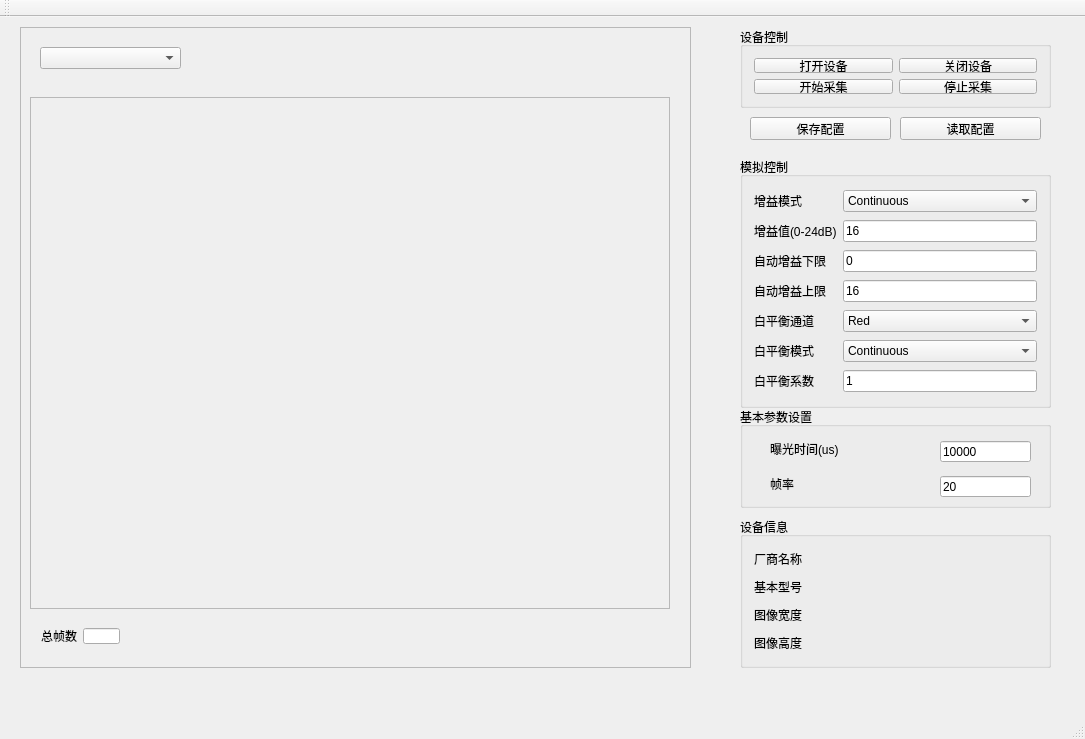
<?xml version="1.0" encoding="UTF-8"?>
<ui version="4.0">
 <class>qt_MerClass</class>
 <widget class="QMainWindow" name="qt_MerClass">
  <property name="geometry">
   <rect>
    <x>0</x>
    <y>0</y>
    <width>1085</width>
    <height>739</height>
   </rect>
  </property>
  <property name="windowTitle">
   <string>DH_MER</string>
  </property>
  <widget class="QWidget" name="centralWidget">
   <widget class="QFrame" name="frame">
    <property name="geometry">
     <rect>
      <x>20</x>
      <y>10</y>
      <width>671</width>
      <height>641</height>
     </rect>
    </property>
    <property name="frameShape">
     <enum>QFrame::StyledPanel</enum>
    </property>
    <property name="frameShadow">
     <enum>QFrame::Raised</enum>
    </property>
    <property name="lineWidth">
     <number>1</number>
    </property>
    <widget class="QLabel" name="label_Img">
     <property name="geometry">
      <rect>
       <x>10</x>
       <y>70</y>
       <width>640</width>
       <height>512</height>
      </rect>
     </property>
     <property name="autoFillBackground">
      <bool>true</bool>
     </property>
     <property name="frameShape">
      <enum>QFrame::StyledPanel</enum>
     </property>
     <property name="frameShadow">
      <enum>QFrame::Plain</enum>
     </property>
     <property name="text">
      <string/>
     </property>
     <property name="textFormat">
      <enum>Qt::PlainText</enum>
     </property>
     <property name="scaledContents">
      <bool>true</bool>
     </property>
     <property name="alignment">
      <set>Qt::AlignCenter</set>
     </property>
    </widget>
    <widget class="QWidget" name="widget" native="true">
     <property name="geometry">
      <rect>
       <x>10</x>
       <y>590</y>
       <width>101</width>
       <height>38</height>
      </rect>
     </property>
     <layout class="QGridLayout" name="gridLayout_4">
      <item row="0" column="0">
       <widget class="QLabel" name="label_14">
        <property name="text">
         <string>总帧数</string>
        </property>
       </widget>
      </item>
      <item row="0" column="1">
       <widget class="QLineEdit" name="frameID">
        <property name="text">
         <string/>
        </property>
        <property name="readOnly">
         <bool>true</bool>
        </property>
       </widget>
      </item>
     </layout>
    </widget>
    <widget class="QComboBox" name="snList">
     <property name="geometry">
      <rect>
       <x>20</x>
       <y>20</y>
       <width>141</width>
       <height>22</height>
      </rect>
     </property>
    </widget>
   </widget>
   <widget class="QGroupBox" name="groupBox">
    <property name="geometry">
     <rect>
      <x>740</x>
      <y>10</y>
      <width>311</width>
      <height>81</height>
     </rect>
    </property>
    <property name="title">
     <string>设备控制</string>
    </property>
    <layout class="QGridLayout" name="gridLayout_3">
     <item row="0" column="0">
      <widget class="QPushButton" name="openDevice">
       <property name="text">
        <string>打开设备</string>
       </property>
      </widget>
     </item>
     <item row="0" column="1">
      <widget class="QPushButton" name="closeDevice">
       <property name="text">
        <string>关闭设备</string>
       </property>
      </widget>
     </item>
     <item row="1" column="0">
      <widget class="QPushButton" name="startCapture">
       <property name="text">
        <string>开始采集</string>
       </property>
      </widget>
     </item>
     <item row="1" column="1">
      <widget class="QPushButton" name="stopCapture">
       <property name="text">
        <string>停止采集</string>
       </property>
      </widget>
     </item>
    </layout>
   </widget>
   <widget class="QGroupBox" name="groupBox_2">
    <property name="geometry">
     <rect>
      <x>740</x>
      <y>140</y>
      <width>311</width>
      <height>251</height>
     </rect>
    </property>
    <property name="autoFillBackground">
     <bool>false</bool>
    </property>
    <property name="title">
     <string>模拟控制</string>
    </property>
    <layout class="QGridLayout" name="gridLayout_2">
     <item row="1" column="0">
      <widget class="QLabel" name="label">
       <property name="text">
        <string>增益模式</string>
       </property>
      </widget>
     </item>
     <item row="6" column="0">
      <widget class="QLabel" name="label_12">
       <property name="text">
        <string>白平衡模式</string>
       </property>
      </widget>
     </item>
     <item row="5" column="0">
      <widget class="QLabel" name="label_4">
       <property name="text">
        <string>白平衡通道</string>
       </property>
      </widget>
     </item>
     <item row="7" column="0">
      <widget class="QLabel" name="label_13">
       <property name="text">
        <string>白平衡系数</string>
       </property>
      </widget>
     </item>
     <item row="5" column="1">
      <widget class="QComboBox" name="balanceRatioSelector">
       <property name="editable">
        <bool>false</bool>
       </property>
       <property name="currentText">
        <string>Red</string>
       </property>
       <property name="currentIndex">
        <number>0</number>
       </property>
       <item>
        <property name="text">
         <string>Red</string>
        </property>
       </item>
       <item>
        <property name="text">
         <string>Blue</string>
        </property>
       </item>
       <item>
        <property name="text">
         <string>Green</string>
        </property>
       </item>
      </widget>
     </item>
     <item row="3" column="0">
      <widget class="QLabel" name="label_3">
       <property name="text">
        <string>自动增益下限</string>
       </property>
      </widget>
     </item>
     <item row="3" column="1">
      <widget class="QLineEdit" name="gainValueMin">
       <property name="text">
        <string>0</string>
       </property>
      </widget>
     </item>
     <item row="4" column="0">
      <widget class="QLabel" name="label_11">
       <property name="text">
        <string>自动增益上限</string>
       </property>
      </widget>
     </item>
     <item row="7" column="1">
      <widget class="QLineEdit" name="balanceRatio">
       <property name="text">
        <string>1</string>
       </property>
      </widget>
     </item>
     <item row="6" column="1">
      <widget class="QComboBox" name="balanceWhiteAuto">
       <property name="currentText">
        <string>Continuous</string>
       </property>
       <item>
        <property name="text">
         <string>Continuous</string>
        </property>
       </item>
       <item>
        <property name="text">
         <string>Off</string>
        </property>
       </item>
       <item>
        <property name="text">
         <string>Once</string>
        </property>
       </item>
      </widget>
     </item>
     <item row="2" column="0">
      <widget class="QLabel" name="label_2">
       <property name="text">
        <string>增益值(0-24dB)</string>
       </property>
      </widget>
     </item>
     <item row="1" column="1">
      <widget class="QComboBox" name="gainAuto">
       <property name="enabled">
        <bool>true</bool>
       </property>
       <property name="editable">
        <bool>false</bool>
       </property>
       <item>
        <property name="text">
         <string>Continuous</string>
        </property>
       </item>
       <item>
        <property name="text">
         <string>Off</string>
        </property>
       </item>
       <item>
        <property name="text">
         <string>Once</string>
        </property>
       </item>
      </widget>
     </item>
     <item row="2" column="1">
      <widget class="QLineEdit" name="gainValue">
       <property name="text">
        <string>16</string>
       </property>
       <property name="maxLength">
        <number>32768</number>
       </property>
      </widget>
     </item>
     <item row="4" column="1">
      <widget class="QLineEdit" name="gainValueMax">
       <property name="text">
        <string>16</string>
       </property>
      </widget>
     </item>
    </layout>
   </widget>
   <widget class="QGroupBox" name="groupBox_3">
    <property name="geometry">
     <rect>
      <x>740</x>
      <y>390</y>
      <width>311</width>
      <height>101</height>
     </rect>
    </property>
    <property name="title">
     <string>基本参数设置</string>
    </property>
    <widget class="QLabel" name="label_5">
     <property name="geometry">
      <rect>
       <x>30</x>
       <y>34</y>
       <width>101</width>
       <height>16</height>
      </rect>
     </property>
     <property name="text">
      <string>曝光时间(us)</string>
     </property>
    </widget>
    <widget class="QLabel" name="label_6">
     <property name="geometry">
      <rect>
       <x>30</x>
       <y>69</y>
       <width>131</width>
       <height>16</height>
      </rect>
     </property>
     <property name="text">
      <string>帧率</string>
     </property>
    </widget>
    <widget class="QLineEdit" name="exposeTime">
     <property name="geometry">
      <rect>
       <x>200</x>
       <y>34</y>
       <width>91</width>
       <height>21</height>
      </rect>
     </property>
     <property name="text">
      <string>10000</string>
     </property>
     <property name="placeholderText">
      <string extracomment="请输入&gt;31的数字"/>
     </property>
    </widget>
    <widget class="QLineEdit" name="fps">
     <property name="geometry">
      <rect>
       <x>200</x>
       <y>69</y>
       <width>91</width>
       <height>21</height>
      </rect>
     </property>
     <property name="text">
      <string>20</string>
     </property>
    </widget>
   </widget>
   <widget class="QGroupBox" name="groupBox_4">
    <property name="geometry">
     <rect>
      <x>740</x>
      <y>500</y>
      <width>311</width>
      <height>151</height>
     </rect>
    </property>
    <property name="title">
     <string>设备信息</string>
    </property>
    <layout class="QGridLayout" name="gridLayout">
     <item row="0" column="0">
      <widget class="QLabel" name="label_7">
       <property name="text">
        <string>厂商名称</string>
       </property>
      </widget>
     </item>
     <item row="0" column="1">
      <widget class="QLabel" name="factoryName">
       <property name="text">
        <string/>
       </property>
      </widget>
     </item>
     <item row="1" column="0">
      <widget class="QLabel" name="label_8">
       <property name="text">
        <string>基本型号</string>
       </property>
      </widget>
     </item>
     <item row="1" column="1">
      <widget class="QLabel" name="basicModel">
       <property name="text">
        <string/>
       </property>
      </widget>
     </item>
     <item row="2" column="0">
      <widget class="QLabel" name="label_9">
       <property name="text">
        <string>图像宽度</string>
       </property>
      </widget>
     </item>
     <item row="2" column="1">
      <widget class="QLabel" name="width">
       <property name="text">
        <string/>
       </property>
      </widget>
     </item>
     <item row="3" column="0">
      <widget class="QLabel" name="label_10">
       <property name="text">
        <string>图像高度</string>
       </property>
      </widget>
     </item>
     <item row="3" column="1">
      <widget class="QLabel" name="height">
       <property name="text">
        <string/>
       </property>
      </widget>
     </item>
    </layout>
   </widget>
   <widget class="QPushButton" name="saveSettings">
    <property name="geometry">
     <rect>
      <x>750</x>
      <y>100</y>
      <width>141</width>
      <height>23</height>
     </rect>
    </property>
    <property name="text">
     <string>保存配置</string>
    </property>
   </widget>
   <widget class="QPushButton" name="loadSettings">
    <property name="geometry">
     <rect>
      <x>900</x>
      <y>100</y>
      <width>141</width>
      <height>23</height>
     </rect>
    </property>
    <property name="text">
     <string>读取配置</string>
    </property>
   </widget>
  </widget>
  <widget class="QMenuBar" name="menuBar">
   <property name="geometry">
    <rect>
     <x>0</x>
     <y>0</y>
     <width>1085</width>
     <height>23</height>
    </rect>
   </property>
  </widget>
  <widget class="QToolBar" name="mainToolBar">
   <attribute name="toolBarArea">
    <enum>TopToolBarArea</enum>
   </attribute>
   <attribute name="toolBarBreak">
    <bool>false</bool>
   </attribute>
  </widget>
  <widget class="QStatusBar" name="statusBar"/>
 </widget>
 <layoutdefault spacing="6" margin="11"/>
 <resources>
  <include location="qt_Mer.qrc"/>
 </resources>
 <connections/>
</ui>
